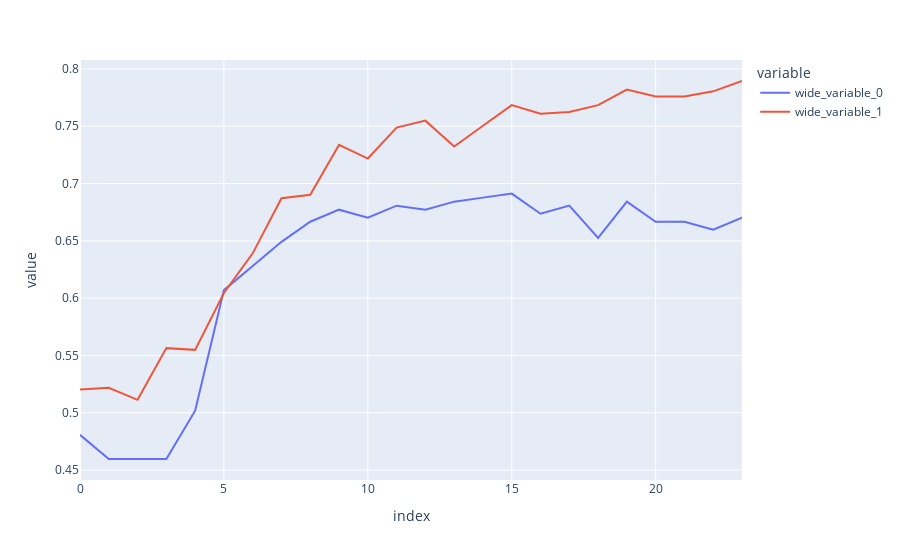

The notebook cell saved with this chart:
### Code cell
px.line(y=[historico.history['val_accuracy'], historico.history['accuracy']])

### Figure 1 — Plotly figure (JSON) as saved in the notebook; plotly's stock layout.template omitted (floating-point values rounded to 4 significant figures)
{"data": [{"hovertemplate": "variable=wide_variable_0<br>index=%{x}<br>value=%{y}<extra></extra>", "legendgroup": "wide_variable_0", "line": {"color": "#636efa", "dash": "solid"}, "marker": {"symbol": "circle"}, "mode": "lines", "name": "wide_variable_0", "orientation": "v", "showlegend": true, "type": "scatter", "x": [0, 1, 2, 3, 4, 5, 6, 7, 8, 9, 10, 11, 12, 13, 14, 15, 16, 17, 18, 19, 20, 21, 22, 23], "xaxis": "x", "y": [0.4807, 0.4596, 0.4596, 0.4596, 0.5018, 0.607, 0.6281, 0.6491, 0.6667, 0.6772, 0.6702, 0.6807, 0.6772, 0.6842, 0.6877, 0.6912, 0.6737, 0.6807, 0.6526, 0.6842, 0.6667, 0.6667, 0.6596, 0.6702], "yaxis": "y"}, {"hovertemplate": "variable=wide_variable_1<br>index=%{x}<br>value=%{y}<extra></extra>", "legendgroup": "wide_variable_1", "line": {"color": "#EF553B", "dash": "solid"}, "marker": {"symbol": "circle"}, "mode": "lines", "name": "wide_variable_1", "orientation": "v", "showlegend": true, "type": "scatter", "x": [0, 1, 2, 3, 4, 5, 6, 7, 8, 9, 10, 11, 12, 13, 14, 15, 16, 17, 18, 19, 20, 21, 22, 23], "xaxis": "x", "y": [0.5203, 0.5218, 0.5113, 0.5564, 0.5549, 0.6045, 0.6391, 0.6872, 0.6902, 0.7338, 0.7218, 0.7489, 0.7549, 0.7323, 0.7504, 0.7684, 0.7609, 0.7624, 0.7684, 0.782, 0.7759, 0.7759, 0.7805, 0.7895], "yaxis": "y"}], "layout": {"legend": {"title": {"text": "variable"}, "tracegroupgap": 0}, "margin": {"t": 60}, "xaxis": {"anchor": "y", "domain": [0, 1], "title": {"text": "index"}}, "yaxis": {"anchor": "x", "domain": [0, 1], "title": {"text": "value"}}}}
